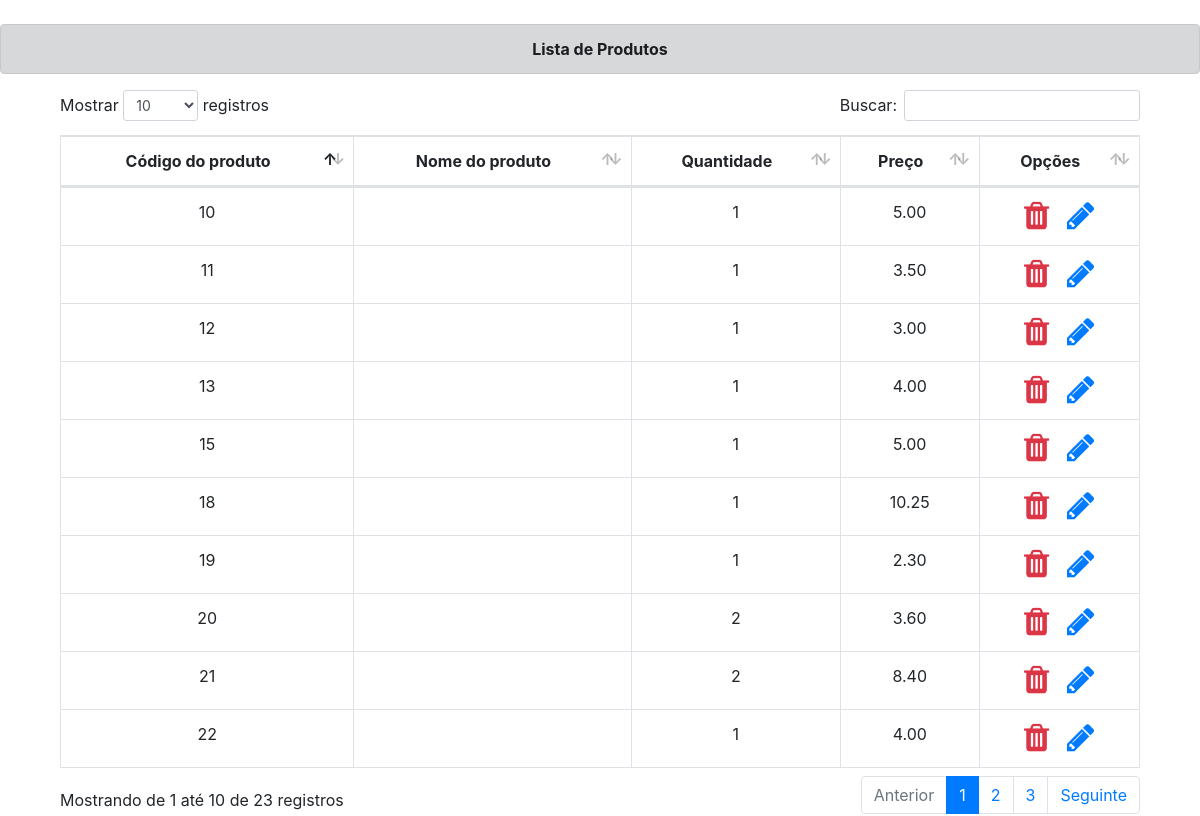
/visao/listarProduto.php (signed in), run on an earlier commit of the app's database.
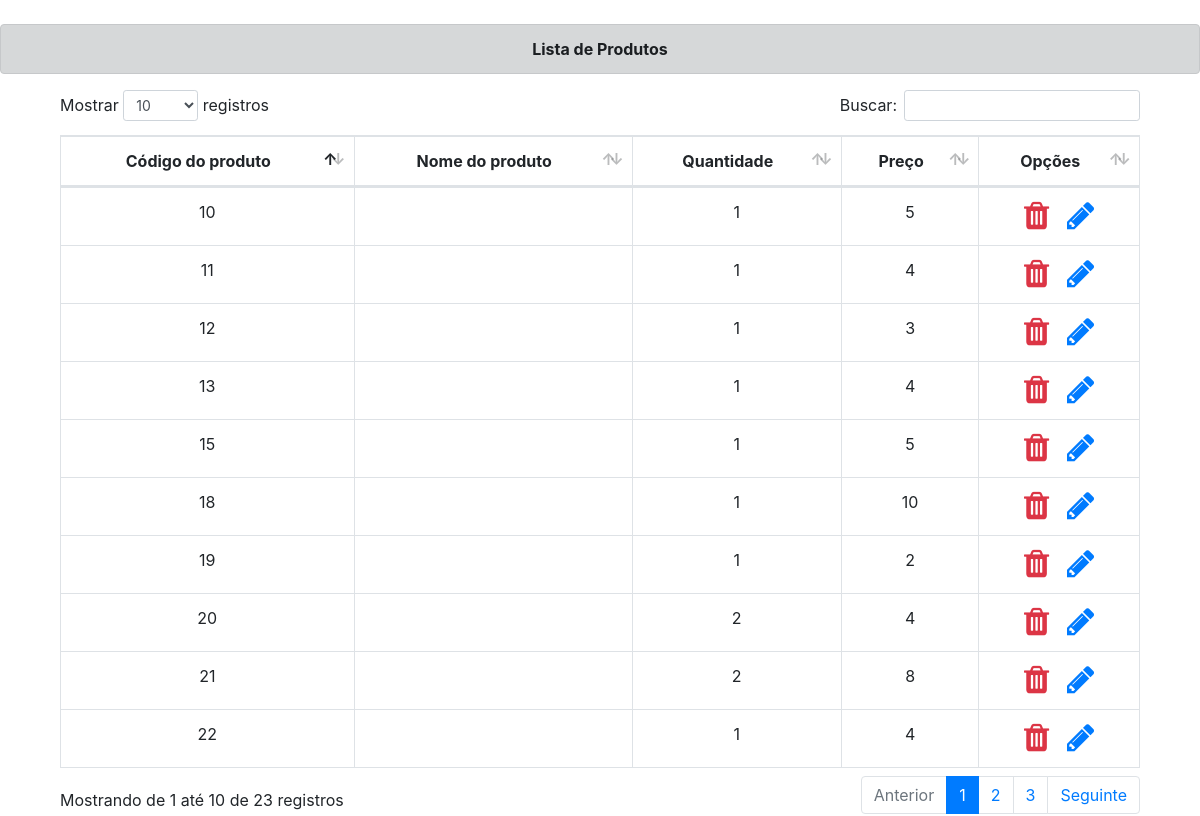
And on a later commit of the database.
### tables this page shows
CREATE TABLE IF NOT EXISTS `produto` (
  `id_produto` INT(5) NOT NULL AUTO_INCREMENT,
  `nome` VARCHAR(150) NOT NULL,
  `quantidade` INT(5) NOT NULL,
  `preco` DECIMAL(10,0) NOT NULL,
  PRIMARY KEY (`id_produto`));

### modelo/conexao/Conexao.php (called while the page is built)
<?php
abstract class Conexao {
    private static $instancia;
    public static function getConexao() {
        try {
            if (!isset(self::$instancia)) {
                $usuario = "root";
                $senha = "";
                self::$instancia = new PDO("mysql:host=localhost;dbname=cbjk;charset=UTF8",
                        $usuario, $senha);
            }
            return self::$instancia;
        } catch (PDOException $e) {
            echo "Erro ao conectar no banco de dados: " . $e->getMessage();
        }
    }
}

### modelo/produtoDAO.php (called while the page is built, shortened)
<?php
require_once 'conexao/Conexao.php';
class produtoDAO {
    public $pdo = null;
    function __construct() {
        $this->pdo = Conexao::getConexao();
    }
    public function listarTodos() {
        try {
            $sql="SELECT * FROM `produto` ";
            $stm = $this->pdo->prepare($sql);
            $stm->execute();
            $produtos=$stm->fetchAll(PDO::FETCH_OBJ);
            return $produtos;
        } catch (PDOException $exc) {
            echo $exc->getMessage();
        }
    }
}
?>

### visao/listarProduto.php (the view, shortened to what this page needs)
<!DOCTYPE html>
<?php
require_once '../modelo/produtoDAO.php';
?>
<html>
    <head>
        <link rel="stylesheet" href="css/bootstrap.css">
        <link href="css/dataTables.bootstrap4.css" rel="stylesheet">
        <link href="css/font-awesome.min.css" rel="stylesheet" type="text/css">
    </head>
    <body>
        <br />
        <div class="well alert alert-dark text-center"><strong>Lista de Produtos</strong></div>
        <div class="container">
            <table class="table table-bordered" id="dataTable" width="100%" cellspacing="0">
                <thead>
                    <tr class="info">
                        <th class='text-center'>Código do produto</th>
                        <th class='text-center'>Nome do produto</th>
                        <th class='text-center'>Quantidade</th>
                        <th class='text-center'>Preço</th>
                        <th style="text-align: center;">Opções</th>
                    </tr>
                </thead>
                <?php
                $produtoDAO = new produtoDAO();
                $produtos = $produtoDAO->listarTodos();
                foreach ($produtos as $produto) {
                    echo "<tr>";
                    echo "  <td class='text-center'> {$produto->id_produto} </td>";
                    echo "  <td class='text-center'> {$produto->nome_produto} </td>";
                    echo "  <td class='text-center'> {$produto->quantidade} </td>";
                    echo "  <td class='text-center'> {$produto->preco} </td>";
                    echo "  <td style='text-align: center;'>"
                    . "   <a  class='fa fa-trash text-danger'style='font-size:2rem' href='../controle/excluirProduto.php?idProduto={$produto->id_produto}'></a>"
                    . "   &nbsp; &nbsp;<a class='fa fa-pencil'style='font-size:2rem' href='formAlterarProduto.php?idProduto={$produto->id_produto}'></a>"
                    . " </td>";
                    echo "</tr>";
                }
                ?>
            </table>
        </div>
    </body>
</html>

What changed in the data, as far as the page shows it:
changed produto id 10: preco "5.00" → "5"
changed produto id 11: preco "3.50" → "4"
changed produto id 12: preco "3.00" → "3"
changed produto id 13: preco "4.00" → "4"
changed produto id 15: preco "5.00" → "5"
changed produto id 18: preco "10.25" → "10"
changed produto id 19: preco "2.30" → "2"
changed produto id 20: preco "3.60" → "4"
changed produto id 21: preco "8.40" → "8"
changed produto id 22: preco "4.00" → "4"
